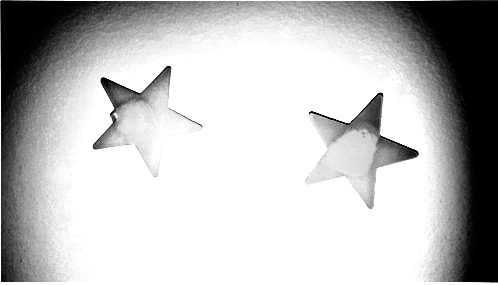
//> input picture unidadeII/input.png, 498 x 285 px
$ ./cpts input.png   (built with g++ and OpenCV 4)
//> lines starting //> are read from the running program, lines starting //| are printed output that depends on the picture
#include <fstream>
#include <iomanip>
#include <vector>
#include <algorithm>
#include <numeric>
#include <ctime>
#include <cstdlib>
#include <iostream>
#include "opencv2/opencv.hpp"

#define STEP 4

using namespace std;
using namespace cv;

int top_slider = 10;
int top_slider_max = 200;

char TrackbarName[50];

Mat image, border;

void on_trackbar_canny(int, void*){

}


int main(int argc, char** argv){
  vector<int> yrange;
  vector<int> xrange;
  int width, height;
  int x, y, raio = 4, jitter = 4;
	Mat points, roi;
	float passo;
	Vec3b val;

  image= imread(argv[1],CV_LOAD_IMAGE_COLOR);
//> image is the input picture: 285 rows x 498 cols, CV_8UC3; min 0, max 255, mean 190
  width=image.size().width;
//> width = 498
  height=image.size().height;
//> height = 285

	xrange.resize(height/STEP);
//> xrange = 71 values from 0 to 0
  yrange.resize(width/STEP);
//> yrange = 124 values from 0 to 0

  iota(xrange.begin(), xrange.end(), 0);
//> xrange = 71 values from 0 to 70
  iota(yrange.begin(), yrange.end(), 0);
//> yrange = 124 values from 0 to 123

  for(uint i=0; i<xrange.size(); i++)
		xrange[i]= xrange[i]*STEP+STEP/2;
//> after the loop, xrange = 71 values from 2 to 282

	for(uint i=0; i<yrange.size(); i++)
		yrange[i]= yrange[i]*STEP+STEP/2;

	points = Mat(height, width, CV_8UC3, Scalar(255,255,255));
	random_shuffle(xrange.begin(), xrange.end());
	for(auto i : xrange){
		random_shuffle(yrange.begin(),yrange.end());
		for(auto j : yrange){
		  x = i+rand()%(2*jitter)-jitter+1;
		  y = j+rand()%(2*jitter)-jitter+1;
			passo = (rand()%2)/10.0 +1.0;
		  val[0] = min((int)(image.at<Vec3b>(x,y)[0]*passo),255);
		  val[1] = min((int)(image.at<Vec3b>(x,y)[1]*passo),255);
		  val[2] = min((int)(image.at<Vec3b>(x,y)[2]*passo),255);
		  circle(points,
		         cv::Point(y,x),
		         raio,
		         cv::Scalar(val[0],val[1],val[2]),
		         -1);
		}
	}//*/
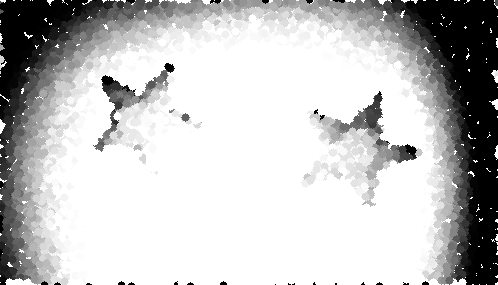
//> points: 285 rows x 498 cols, CV_8UC3; min 0, max 255, mean 193.5
	jitter = 3;
	Mat tmp = image.clone();
	Mat out(373, 664, CV_8UC3, Scalar(255,255,255));
	char novo[] = {'0','B','.','p','n','g','\0'};
	for(int i=1; i<160 ;i+=20){
		Canny(image, border, i, 3*i);
		resize(border,out,Size(664,373));
		novo[1] = 'B';
		imwrite(novo,out);

		tmp = Scalar(255,255,255); //limpa tmp para receber a prox iteração

		for(int l=3; l<height-3 ;l++)
			for(int c=3; c<width-3 ;c++){
				if(border.at<uchar>(l,c) == 255){
					raio = 1+rand()%3;
					passo = (rand()%2)/10.0 +1.0;
					x = l+rand()%(2*jitter)-jitter+1;
		 			y = c+rand()%(2*jitter)-jitter+1;
					val[0] = min((int)(image.at<Vec3b>(x,y)[0]*passo),255);
					val[1] = min((int)(image.at<Vec3b>(x,y)[1]*passo),255);
					val[2] = min((int)(image.at<Vec3b>(x,y)[2]*passo),255);
					circle(points,
						     cv::Point(y,x),
						     raio,
						     cv::Scalar(val[0],val[1],val[2]),
						     -1);

					circle(tmp,
						     cv::Point(y,x),
						     raio,
						     cv::Scalar(val[0],val[1],val[2]),
						     -1);

				}
			}

		resize(tmp,out,Size(664,373));
		novo[1] = 'A';
		imwrite(novo,out);
		novo[0]++;
	}
//> this loop made 8 passes
//> pass 1, `Canny(image, border, i, 3*i);`:
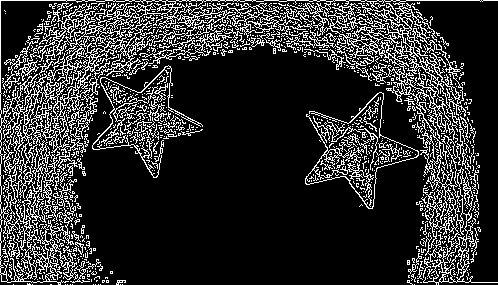
//> border: 285 rows x 498 cols, CV_8UC1; 18.5% white in thin lines or dots
//> pass 1, `resize(border,out,Size(664,373));`:
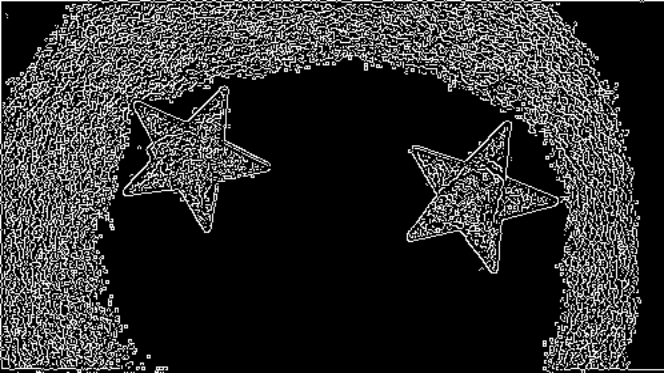
//> out: 373 rows x 664 cols, CV_8UC1; min 0, max 255, mean 47.1
//> pass 1, `resize(tmp,out,Size(664,373));`:
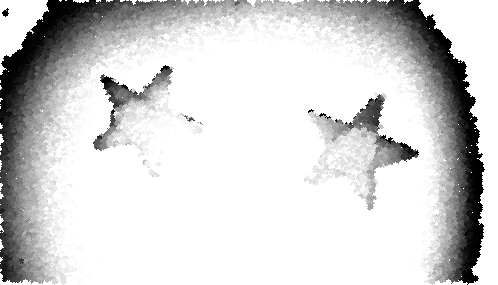
//> tmp: 285 rows x 498 cols, CV_8UC3; min 0, max 255, mean 211.4
//> after the loop:
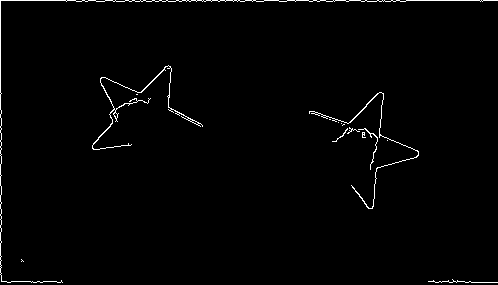
//> border: 285 rows x 498 cols, CV_8UC1; 1.3% white in thin lines or dots
//> after the loop:
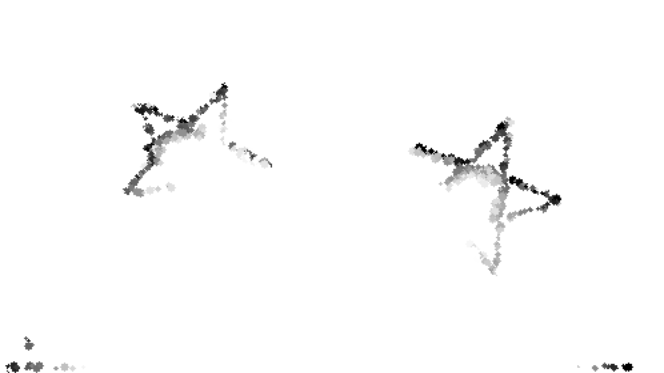
//> out: 373 rows x 664 cols, CV_8UC3; min 0, max 255, mean 251.6
//> after the loop:
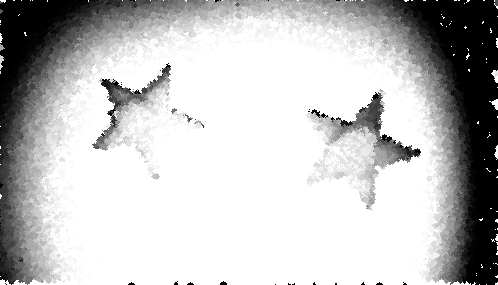
//> points: 285 rows x 498 cols, CV_8UC3; min 0, max 255, mean 192.3


  imshow("cannyborders.png", points);
  waitKey();
  imwrite("cannyborders.png", points);
  return 0;
}

$ run again, on unidadeII/1A.png
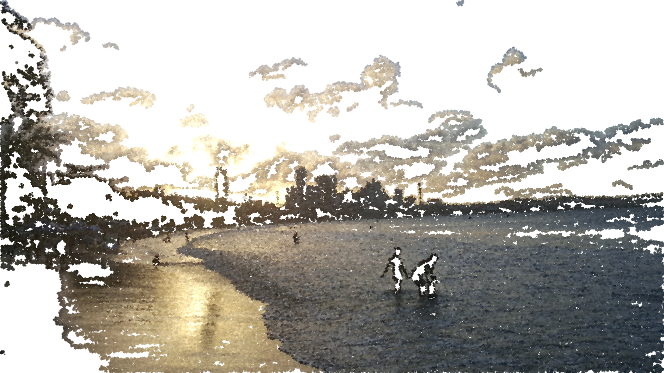
//> input picture unidadeII/1A.png, 664 x 373 px
//> image is the input picture: 373 rows x 664 cols, CV_8UC3; mean B, G, R 171.8, 178.1, 180.8
//> after the loop `for(int i=1; i<160 ;i+=20)`:
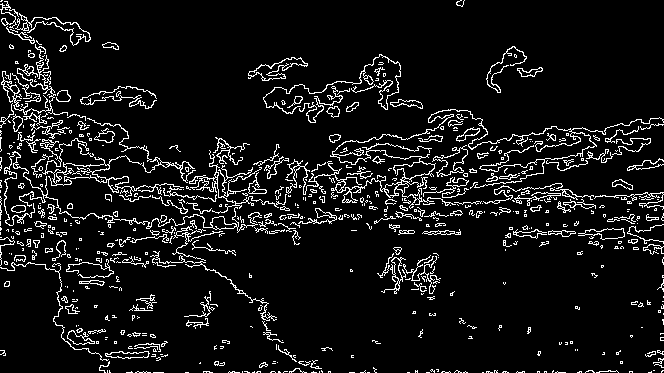
//> border: 373 rows x 664 cols, CV_8UC1; 8.1% white in thin lines or dots
//> after the loop `for(int i=1; i<160 ;i+=20)`:
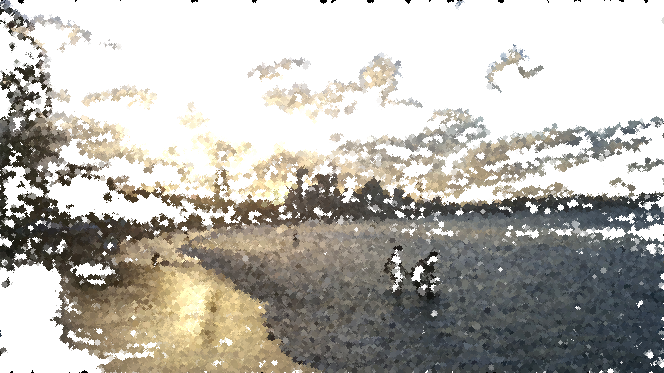
//> points: 373 rows x 664 cols, CV_8UC3; mean B, G, R 174.3, 180.8, 183.6
